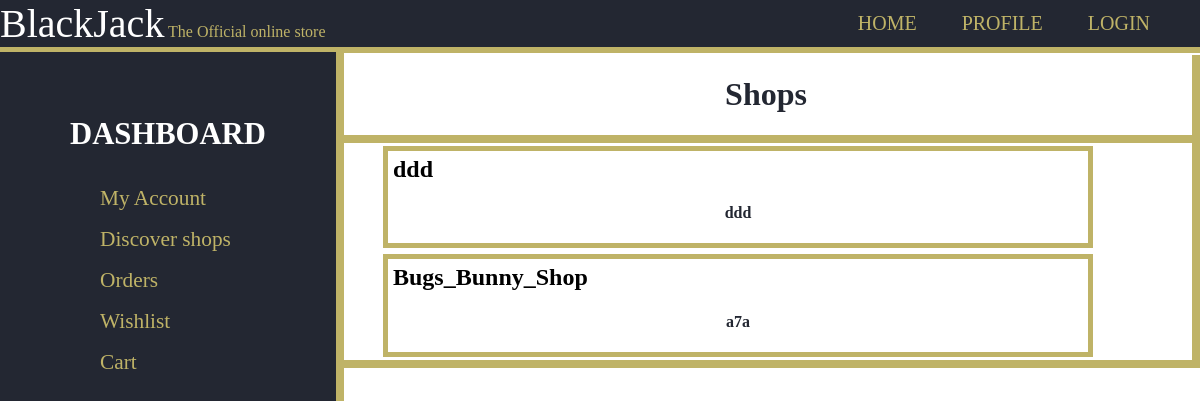
Before: /discovershops/ with the older database file.
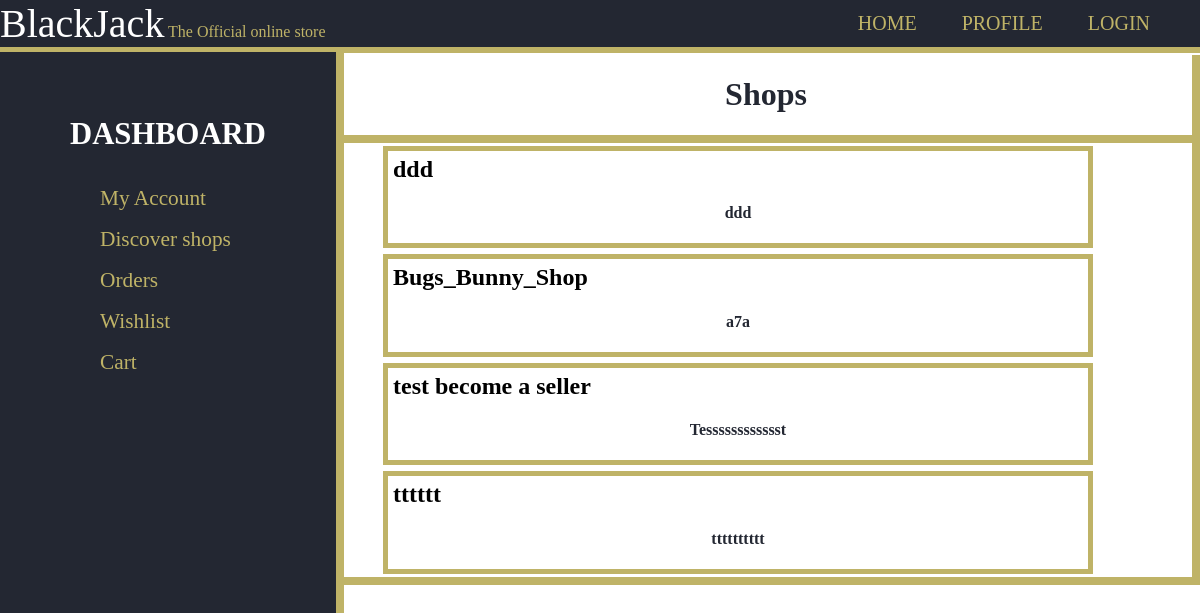
After: the same page with the newer database file.
### shop/models.py (models this page shows, shortened)
class Shop(models.Model):
    name = models.CharField(max_length=30)
    description = models.TextField(max_length=100)
    address = models.TextField(max_length=100,)
    products = models.ManyToManyField(Product, blank=True, related_name="products")
    coupons = models.ManyToManyField('shop.Coupon',default=None,related_name='shop_coupons')

### users/views.py (the view)
# urls.py: path('discovershops/', views.discovershops, name="discovershops"),
def discovershops(request):
    return render(request, 'users/discovershops.html', {
        'shops': Shop.objects.all()
    })

### users/templates/users/discovershops.html (shortened to what this page needs)
{% extends 'users/layout.html' %}
{% block name %}Shops{% endblock %}
{% block body %}
  <div id="items">
    <div class="itemscontainer">
        {% for shop in shops %}
        <div class="item" title="{{ shop.name }}">
          <h2 style="margin: 5px;"><a href="{% url 'shop' shop.name %}">{{ shop.name }}</a></h2>
          <h4 style="text-align: center;">{{shop.description}}</h4>
        </div>
        {% endfor %}
    </div>
  </div>
{% endblock %}

Changed rows visible on the page:
added Shop: name "test become a seller", description "Tesssssssssssst"
added Shop: name "tttttt", description "tttttttttt"
